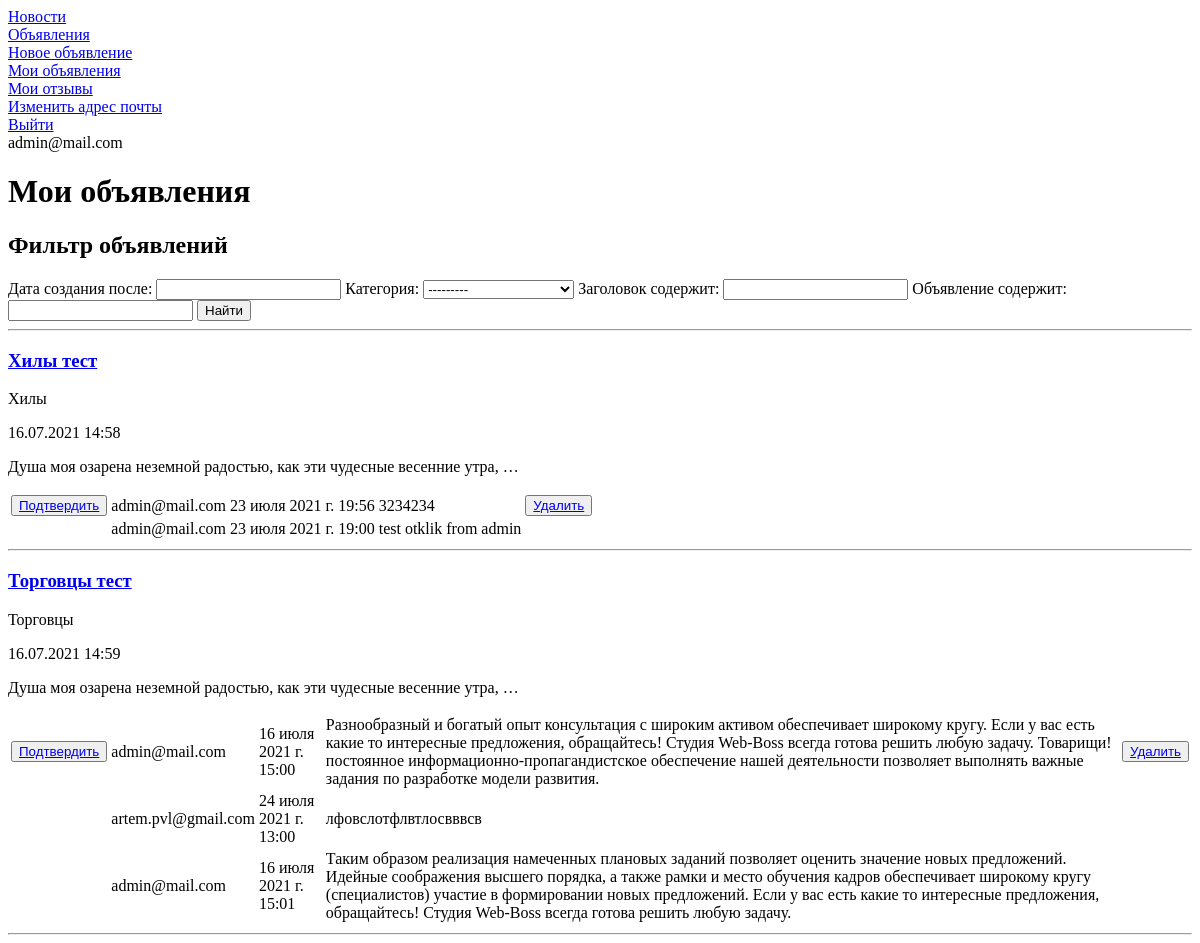
Page /board/ad/filtered (signed in) on the earlier database version.
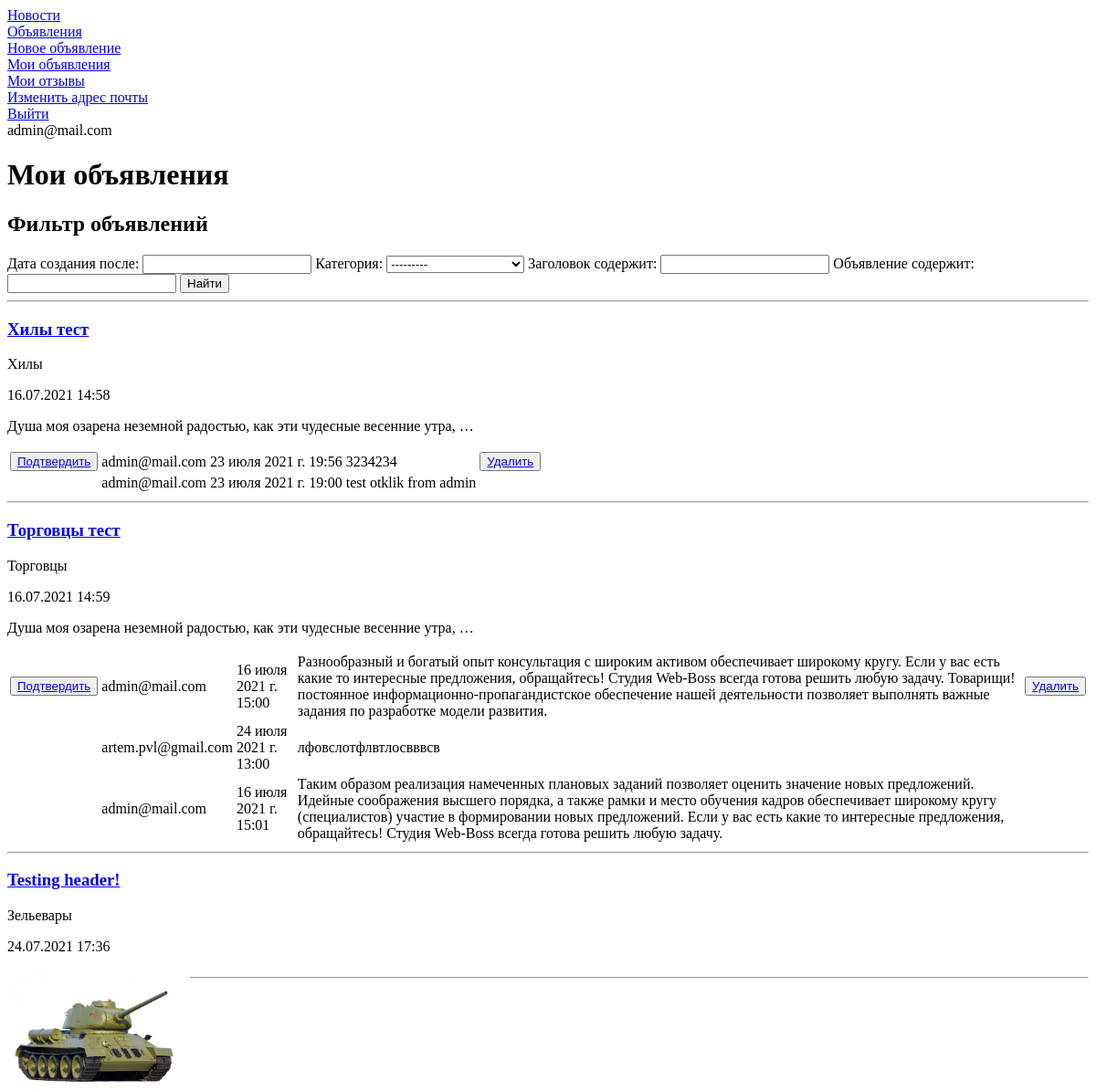
Same page on the later database version.
### board/models.py (models this page shows, shortened)
class Ad(models.Model):
    user_id = models.ForeignKey(auth.get_user_model(),
                                on_delete=models.CASCADE)
    category_id = models.ForeignKey(Category, on_delete=models.CASCADE)
    header = models.CharField(max_length=255)
    ad = RichTextUploadingField(default='')
    creation_time = models.DateTimeField(auto_now_add=True)

class Category(models.Model):
    name = models.CharField(max_length=255, unique=True)
    def __str__(self):
        return self.name

class Reply(models.Model):
    user_id = models.ForeignKey(auth.get_user_model(),
                                on_delete=models.CASCADE)
    ad_id = models.ForeignKey(Ad, on_delete=models.CASCADE)
    reply = models.TextField(default='')
    creation_time = models.DateTimeField(auto_now_add=True)
    is_approved = models.BooleanField(default=False)

### board/views.py (the view)
# urls.py: path('ad/filtered', AdFiltered.as_view(), name='ad_filtered_view'),
class AdFiltered(LoginRequiredMixin, ListView):
    model = Ad
    template_name = 'ad_filtered.html'
    context_object_name = 'ad_filtered'
    ordering = ['-creation_time']
    def get_context_data(self, **kwargs):
        context = super().get_context_data(**kwargs)
        context['filter'] = AdFilter(
            self.request.GET,
            queryset=Ad.objects.filter(user_id=self.request.user)
        )
        context['reply_list'] = Reply.objects.filter(
            ad_id__in=Ad.objects.filter(user_id=self.request.user)
        ).order_by('is_approved', '-creation_time')
        return context

### board/models.py (called while the page is built)
def return_user_email(user):
    return user.email

### templates/ad_filtered.html (shortened to what this page needs)
{% extends 'flatpages/default.html' %}
{% block body %}
    <h1>Мои объявления</h1>
    <h2>Фильтр объявлений</h2>
    <form method="GET">
        {{ filter.form }}
        <input type="submit" value="Найти">
    </form>
    <hr>
    {% if filter.qs %}
        {% for ad in filter.qs %}
            <h3>
                <a href="{% url 'ad_detail_view' ad.id %}">{{ ad.header|truncatechars:50 }}</a>
            </h3>
            <p>
                {{ ad.category_id }}
            </p>
            <p>
                {{ ad.creation_time|date:'d.m.Y G:i' }}
            </p>
            <p>
                {{ ad.ad|safe|truncatewords:10 }}
            </p>
            {% if reply_list %}
                <table>
                {% for reply in reply_list %}
                    {% if reply.ad_id.id == ad.id %}
                        <tr>
                            <td>
                                {% if not reply.is_approved %}
                                    <div>
                                        <button><a href="{% url 'reply_approve_view' reply.id %}">Подтвердить</a></button>
                                    </div>
                                {% endif %}
                            </td>
                            <td>
                                {{ reply.user_id.email }}
                            </td>
                            <td>
                                {{ reply.creation_time }}
                            </td>
                            <td>
                                {{ reply.reply }}
                            </td>
                            <td>
                                {% if not reply.is_approved %}
                                    <div>
                                        <button><a href="{% url 'reply_delete_view' reply.id %}">Удалить</a></button>
                                    </div>
                                {% endif %}
                            </td>
                        </tr>
                    {% endif %}
                {% endfor %}
                </table>
            {% endif %}
            <hr>
        {% endfor %}
    {% else %}
        <h2>Нет объявлений!</h2>
    {% endif %}
{% endblock body %}

Differences in the rows shown:
added Ad: header "Testing header!", category_id "Зельевары", creation_time "24.07.2021 17:36", ad (picture)
